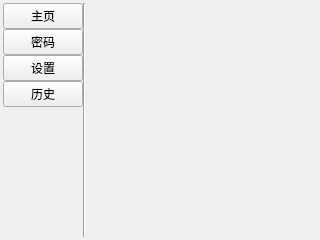
<?xml version="1.0" encoding="UTF-8"?>
<ui version="4.0">
 <class>MainWindow</class>
 <widget class="QMainWindow" name="MainWindow">
  <property name="geometry">
   <rect>
    <x>0</x>
    <y>0</y>
    <width>320</width>
    <height>240</height>
   </rect>
  </property>
  <property name="windowTitle">
   <string>OnlyUnzip</string>
  </property>
  <widget class="QWidget" name="centralwidget">
   <layout class="QHBoxLayout" name="horizontalLayout" stretch="0,0,1">
    <property name="spacing">
     <number>0</number>
    </property>
    <property name="leftMargin">
     <number>3</number>
    </property>
    <property name="topMargin">
     <number>3</number>
    </property>
    <property name="rightMargin">
     <number>3</number>
    </property>
    <property name="bottomMargin">
     <number>3</number>
    </property>
    <item>
     <layout class="QVBoxLayout" name="verticalLayout">
      <property name="spacing">
       <number>0</number>
      </property>
      <item>
       <widget class="QPushButton" name="pushButton_home">
        <property name="sizePolicy">
         <sizepolicy hsizetype="Minimum" vsizetype="Preferred">
          <horstretch>0</horstretch>
          <verstretch>0</verstretch>
         </sizepolicy>
        </property>
        <property name="text">
         <string>主页</string>
        </property>
        <attribute name="buttonGroup">
         <string notr="true">buttonGroup</string>
        </attribute>
       </widget>
      </item>
      <item>
       <widget class="QPushButton" name="pushButton_password">
        <property name="sizePolicy">
         <sizepolicy hsizetype="Minimum" vsizetype="Preferred">
          <horstretch>0</horstretch>
          <verstretch>0</verstretch>
         </sizepolicy>
        </property>
        <property name="text">
         <string>密码</string>
        </property>
        <attribute name="buttonGroup">
         <string notr="true">buttonGroup</string>
        </attribute>
       </widget>
      </item>
      <item>
       <widget class="QPushButton" name="pushButton_setting">
        <property name="sizePolicy">
         <sizepolicy hsizetype="Minimum" vsizetype="Preferred">
          <horstretch>0</horstretch>
          <verstretch>0</verstretch>
         </sizepolicy>
        </property>
        <property name="text">
         <string>设置</string>
        </property>
        <attribute name="buttonGroup">
         <string notr="true">buttonGroup</string>
        </attribute>
       </widget>
      </item>
      <item>
       <widget class="QPushButton" name="pushButton_history">
        <property name="sizePolicy">
         <sizepolicy hsizetype="Minimum" vsizetype="Preferred">
          <horstretch>0</horstretch>
          <verstretch>0</verstretch>
         </sizepolicy>
        </property>
        <property name="text">
         <string>历史</string>
        </property>
        <attribute name="buttonGroup">
         <string notr="true">buttonGroup</string>
        </attribute>
       </widget>
      </item>
      <item>
       <spacer name="verticalSpacer">
        <property name="orientation">
         <enum>Qt::Orientation::Vertical</enum>
        </property>
        <property name="sizeHint" stdset="0">
         <size>
          <width>20</width>
          <height>40</height>
         </size>
        </property>
       </spacer>
      </item>
     </layout>
    </item>
    <item>
     <widget class="Line" name="line">
      <property name="orientation">
       <enum>Qt::Orientation::Vertical</enum>
      </property>
     </widget>
    </item>
    <item>
     <widget class="QStackedWidget" name="stackedWidget">
      <property name="currentIndex">
       <number>3</number>
      </property>
      <widget class="QWidget" name="page_home">
       <layout class="QVBoxLayout" name="verticalLayout_3">
        <property name="spacing">
         <number>0</number>
        </property>
        <property name="leftMargin">
         <number>0</number>
        </property>
        <property name="topMargin">
         <number>0</number>
        </property>
        <property name="rightMargin">
         <number>0</number>
        </property>
        <property name="bottomMargin">
         <number>0</number>
        </property>
       </layout>
      </widget>
      <widget class="QWidget" name="page_password">
       <layout class="QVBoxLayout" name="verticalLayout_4">
        <property name="spacing">
         <number>0</number>
        </property>
        <property name="leftMargin">
         <number>0</number>
        </property>
        <property name="topMargin">
         <number>0</number>
        </property>
        <property name="rightMargin">
         <number>0</number>
        </property>
        <property name="bottomMargin">
         <number>0</number>
        </property>
       </layout>
      </widget>
      <widget class="QWidget" name="page_setting">
       <layout class="QVBoxLayout" name="verticalLayout_5">
        <property name="spacing">
         <number>0</number>
        </property>
        <property name="leftMargin">
         <number>0</number>
        </property>
        <property name="topMargin">
         <number>0</number>
        </property>
        <property name="rightMargin">
         <number>0</number>
        </property>
        <property name="bottomMargin">
         <number>0</number>
        </property>
       </layout>
      </widget>
      <widget class="QWidget" name="page_history">
       <layout class="QVBoxLayout" name="verticalLayout_2">
        <property name="spacing">
         <number>0</number>
        </property>
        <property name="leftMargin">
         <number>0</number>
        </property>
        <property name="topMargin">
         <number>0</number>
        </property>
        <property name="rightMargin">
         <number>0</number>
        </property>
        <property name="bottomMargin">
         <number>0</number>
        </property>
       </layout>
      </widget>
     </widget>
    </item>
   </layout>
  </widget>
 </widget>
 <resources/>
 <connections/>
 <buttongroups>
  <buttongroup name="buttonGroup"/>
 </buttongroups>
</ui>
